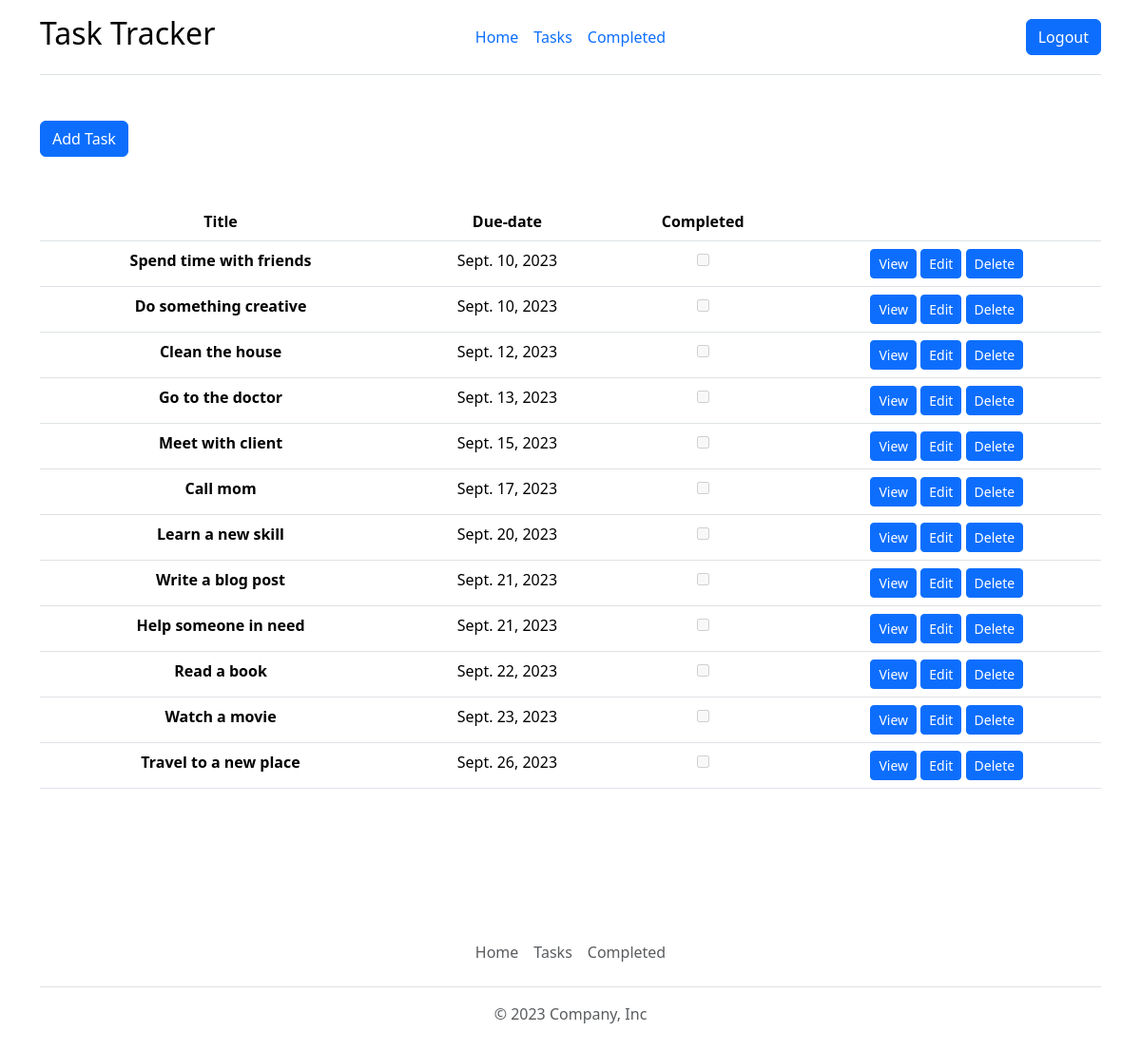
/todos/ (signed in), run on the app's committed database.
### todoapp/models.py (models this page shows, shortened)
class Task(models.Model):
    title = models.CharField(max_length=255)
    description = models.TextField(blank=True, default='')
    due_date = models.DateField()
    completed = models.BooleanField(default=False)
    user = models.ForeignKey(User, on_delete=models.CASCADE, null=True, blank=True)

### todoapp/views.py (the view)
# urls.py: path('todos/', views.todosList, name='view-todos'),
@login_required(login_url='login')
def todosList(request):
    todos = request.user.task_set.filter(completed=False).order_by('due_date')
    context = {
        'todos': todos
    }
    return render(request, 'todos.html', context)

### templates/todos.html
{% extends "main.html" %}
{% block content %}
<br>
    <div class="container">
        <a href="{% url 'create-todo' %}" class="btn btn-primary">Add Task</a>
    </div>
  <div class="container text-center">
    <br>
    <br>
    <table class="table table-hover">
  <thead>
    <tr>
      <th scope="col">Title</th>
      <th scope="col">Due-date</th>
      <th scope="col">Completed</th>
      <th scope="col"></th>
    </tr>
  </thead>
  <tbody>
    {% for todo in todos %}
      <tr>
      <th scope="row">{{todo.title}}</th>
      <td>{{todo.due_date}}</td>
      <td>
          <a href="{% url 'toggle-complete' todo.id %}">
            <input type="checkbox" {% if todo.completed %}checked{% endif %} disabled>
          </a>
      </td>
      <td>
        <a href="{% url 'detail' todo.id %}" class="btn btn-primary btn-sm">View</a>
        <a href="{% url 'edit-todo' todo.id %}" class="btn btn-primary btn-sm">Edit</a>
        <a href="{% url 'delete-todo' todo.id %}" class="btn btn-primary btn-sm">Delete</a>
      </td>
    </tr>
    {% endfor %}
  </tbody>
</table>
  </div>
  <br><br><br><br>
{% endblock content %}

### templates/main.html (shortened to what this page needs)
{% load static %}
<!DOCTYPE html>
<html lang="en">
<head>
    <link href="https://cdn.jsdelivr.net/npm/bootstrap@5.3.1/dist/css/bootstrap.min.css" rel="stylesheet">
</head>
<body>
    {% include "navbar.html" %}
    {% block content %}
    {% endblock content %}
    <div class="container">
  <footer class="py-3 my-4">
    <ul class="nav justify-content-center border-bottom pb-3 mb-3">
      <li class="nav-item"><a href="{% url 'index' %}" class="nav-link px-2 text-body-secondary">Home</a></li>
      <li class="nav-item"><a href="{% url 'view-todos' %}" class="nav-link px-2 text-body-secondary">Tasks</a></li>
      <li class="nav-item"><a href="{% url 'completed' %}" class="nav-link px-2 text-body-secondary">Completed</a></li>
    </ul>
    <p class="text-center text-body-secondary">© 2023 Company, Inc</p>
  </footer>
</div>
</body>
</html>

### templates/navbar.html
<div class="container">
    <header class="d-flex flex-wrap align-items-center justify-content-center justify-content-md-between py-3 mb-4 border-bottom">
      <div class="col-md-3 mb-2 mb-md-0">
        <h2><a href="{% url 'index' %}" class="d-inline-flex link-body-emphasis text-decoration-none">Task Tracker</a></h2>
      </div>
      <ul class="nav col-12 col-md-auto mb-2 justify-content-center mb-md-0">
        <li><a href="{% url 'index' %}" class="nav-link px-2">Home</a></li>
        <li><a href="{% url 'view-todos' %}" class="nav-link px-2">Tasks</a></li>
        <li><a href="{% url 'completed' %}" class="nav-link px-2">Completed</a></li>
      </ul>
      <div class="col-md-3 text-end">
        {% if user.is_authenticated %}
          <a href="{% url 'logout' %}" class="btn btn-primary">Logout</a>
        {% else %}
        <a href="{% url 'login' %}" class="btn btn-outline-primary me-2">Login</a>
        <a href="{% url 'register' %}" class="btn btn-primary">Sign-up</a>
        {% endif %}
      </div>
    </header>
  </div>

### data on the page
Task: title "Spend time with friends", due_date "Sept. 10, 2023"
Task: title "Do something creative", due_date "Sept. 10, 2023"
Task: title "Clean the house", due_date "Sept. 12, 2023"
Task: title "Go to the doctor", due_date "Sept. 13, 2023"
Task: title "Meet with client", due_date "Sept. 15, 2023"
Task: title "Call mom", due_date "Sept. 17, 2023"
Task: title "Learn a new skill", due_date "Sept. 20, 2023"
Task: title "Write a blog post", due_date "Sept. 21, 2023"
Task: title "Help someone in need", due_date "Sept. 21, 2023"
Task: title "Read a book", due_date "Sept. 22, 2023"
Task: title "Watch a movie", due_date "Sept. 23, 2023"
Task: title "Travel to a new place", due_date "Sept. 26, 2023"
